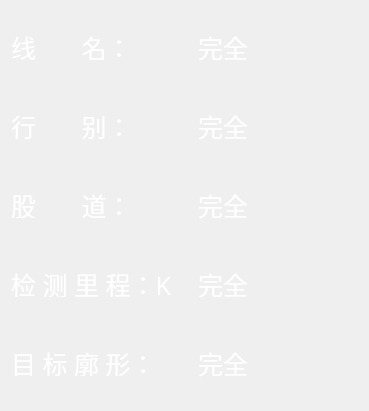
             <widget class="QWidget" name="layoutWidget">
              <property name="geometry">
               <rect>
                <x>1550</x>
                <y>32</y>
                <width>352</width>
                <height>401</height>
               </rect>
              </property>
              <layout class="QGridLayout" name="gridLayout_5">
               <item row="0" column="0">
                <layout class="QHBoxLayout" name="horizontalLayout_37">
                 <item>
                  <widget class="QLabel" name="label_53">
                   <property name="minimumSize">
                    <size>
                     <width>181</width>
                     <height>25</height>
                    </size>
                   </property>
                   <property name="maximumSize">
                    <size>
                     <width>181</width>
                     <height>25</height>
                    </size>
                   </property>
                   <property name="font">
                    <font>
                     <family>黑体</family>
                     <pointsize>19</pointsize>
                    </font>
                   </property>
                   <property name="styleSheet">
                    <string notr="true">color: rgb(255, 255, 255);</string>
                   </property>
                   <property name="text">
                    <string>线       名：</string>
                   </property>
                  </widget>
                 </item>
                 <item>
                  <widget class="QLabel" name="lineName_3">
                   <property name="minimumSize">
                    <size>
                     <width>160</width>
                     <height>73</height>
                    </size>
                   </property>
                   <property name="font">
                    <font>
                     <family>黑体</family>
                     <pointsize>19</pointsize>
                    </font>
                   </property>
                   <property name="styleSheet">
                    <string notr="true">color: rgb(255, 255, 255);</string>
                   </property>
                   <property name="text">
                    <string>完全</string>
                   </property>
                  </widget>
                 </item>
                </layout>
               </item>
               <item row="1" column="0">
                <layout class="QHBoxLayout" name="horizontalLayout_38">
                 <item>
                  <widget class="QLabel" name="typeTitle_2">
                   <property name="minimumSize">
                    <size>
                     <width>181</width>
                     <height>25</height>
                    </size>
                   </property>
                   <property name="maximumSize">
                    <size>
                     <width>181</width>
                     <height>25</height>
                    </size>
                   </property>
                   <property name="font">
                    <font>
                     <family>黑体</family>
                     <pointsize>19</pointsize>
                    </font>
                   </property>
                   <property name="styleSheet">
                    <string notr="true">color: rgb(255, 255, 255);</string>
                   </property>
                   <property name="text">
                    <string>行       别：</string>
                   </property>
                  </widget>
                 </item>
                 <item>
                  <widget class="QLabel" name="typeName_2">
                   <property name="minimumSize">
                    <size>
                     <width>160</width>
                     <height>73</height>
                    </size>
                   </property>
                   <property name="font">
                    <font>
                     <family>黑体</family>
                     <pointsize>19</pointsize>
                    </font>
                   </property>
                   <property name="styleSheet">
                    <string notr="true">color: rgb(255, 255, 255);</string>
                   </property>
                   <property name="text">
                    <string>完全</string>
                   </property>
                  </widget>
                 </item>
                </layout>
               </item>
               <item row="2" column="0">
                <layout class="QHBoxLayout" name="horizontalLayout_39">
                 <item>
                  <widget class="QLabel" name="label_57">
                   <property name="minimumSize">
                    <size>
                     <width>181</width>
                     <height>25</height>
                    </size>
                   </property>
                   <property name="maximumSize">
                    <size>
                     <width>181</width>
                     <height>25</height>
                    </size>
                   </property>
                   <property name="font">
                    <font>
                     <family>黑体</family>
                     <pointsize>19</pointsize>
                    </font>
                   </property>
                   <property name="styleSheet">
                    <string notr="true">color: rgb(255, 255, 255);</string>
                   </property>
                   <property name="text">
                    <string>股       道：</string>
                   </property>
                  </widget>
                 </item>
                 <item>
                  <widget class="QLabel" name="trackName_2">
                   <property name="minimumSize">
                    <size>
                     <width>160</width>
                     <height>73</height>
                    </size>
                   </property>
                   <property name="font">
                    <font>
                     <family>黑体</family>
                     <pointsize>19</pointsize>
                    </font>
                   </property>
                   <property name="styleSheet">
                    <string notr="true">color: rgb(255, 255, 255);</string>
                   </property>
                   <property name="text">
                    <string>完全</string>
                   </property>
                  </widget>
                 </item>
                </layout>
               </item>
               <item row="3" column="0">
                <layout class="QHBoxLayout" name="horizontalLayout_40">
                 <item>
                  <widget class="QLabel" name="label_59">
                   <property name="minimumSize">
                    <size>
                     <width>181</width>
                     <height>25</height>
                    </size>
                   </property>
                   <property name="maximumSize">
                    <size>
                     <width>181</width>
                     <height>25</height>
                    </size>
                   </property>
                   <property name="font">
                    <font>
                     <family>黑体</family>
                     <pointsize>19</pointsize>
                    </font>
                   </property>
                   <property name="styleSheet">
                    <string notr="true">color: rgb(255, 255, 255);</string>
                   </property>
                   <property name="text">
                    <string>检 测 里 程：K</string>
                   </property>
                  </widget>
                 </item>
                 <item>
                  <widget class="QLabel" name="mileageName_2">
                   <property name="minimumSize">
                    <size>
                     <width>160</width>
                     <height>73</height>
                    </size>
                   </property>
                   <property name="font">
                    <font>
                     <family>黑体</family>
                     <pointsize>19</pointsize>
                    </font>
                   </property>
                   <property name="styleSheet">
                    <string notr="true">color: rgb(255, 255, 255);</string>
                   </property>
                   <property name="text">
                    <string>完全</string>
                   </property>
                  </widget>
                 </item>
                </layout>
               </item>
               <item row="4" column="0">
                <layout class="QHBoxLayout" name="horizontalLayout_41">
                 <item>
                  <widget class="QLabel" name="label_61">
                   <property name="minimumSize">
                    <size>
                     <width>181</width>
                     <height>25</height>
                    </size>
                   </property>
                   <property name="maximumSize">
                    <size>
                     <width>171</width>
                     <height>25</height>
                    </size>
                   </property>
                   <property name="font">
                    <font>
                     <family>黑体</family>
                     <pointsize>19</pointsize>
                    </font>
                   </property>
                   <property name="styleSheet">
                    <string notr="true">color: rgb(255, 255, 255);</string>
                   </property>
                   <property name="text">
                    <string>目 标 廓 形：</string>
                   </property>
                  </widget>
                 </item>
                 <item>
                  <widget class="QLabel" name="target_oversizeName_2">
                   <property name="minimumSize">
                    <size>
                     <width>160</width>
                     <height>73</height>
                    </size>
                   </property>
                   <property name="font">
                    <font>
                     <family>黑体</family>
                     <pointsize>19</pointsize>
                    </font>
                   </property>
                   <property name="styleSheet">
                    <string notr="true">color: rgb(255, 255, 255);</string>
                   </property>
                   <property name="text">
                    <string>完全</string>
                   </property>
                  </widget>
                 </item>
                </layout>
               </item>
              </layout>
             </widget>
